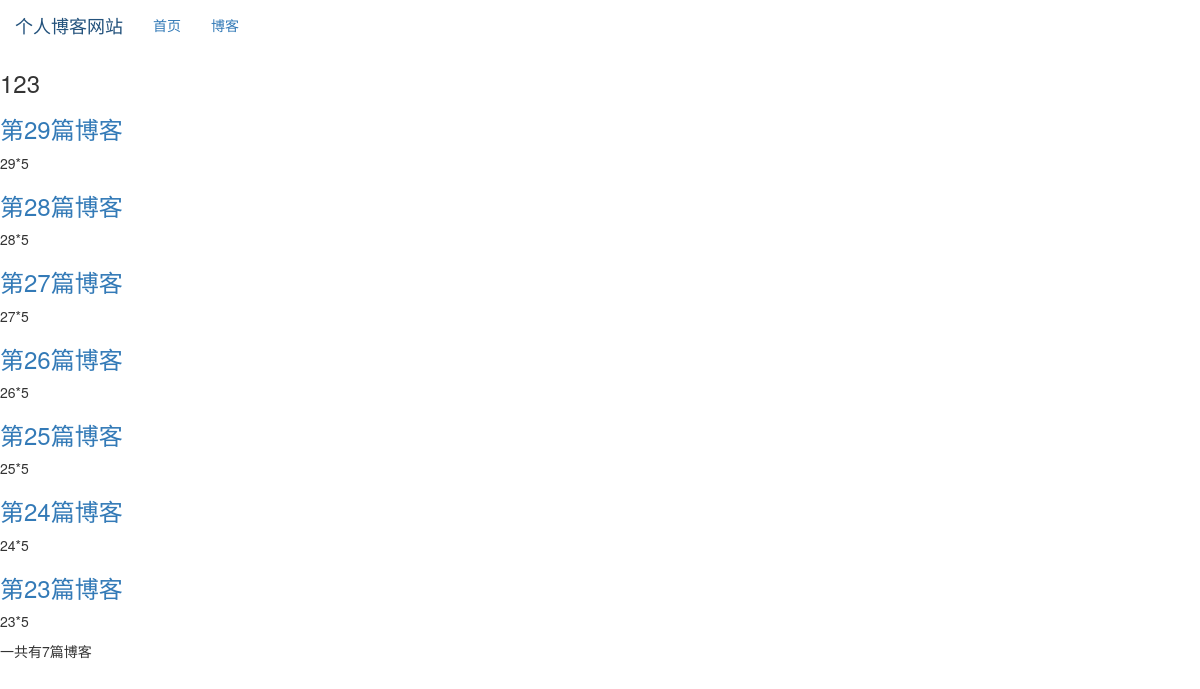
The page /blog/type/1 on the database its author committed.
### blog/models.py (models this page shows, shortened)
class BlogType(models.Model):
    type_name = models.CharField(max_length=15)

class Blog(models.Model):
    title = models.CharField(max_length=50)
    blog_type = models.ForeignKey(BlogType,on_delete=models.DO_NOTHING)
    content = RichTextUploadingField()
    author = models.ForeignKey(User,on_delete=models.DO_NOTHING)
    created_time = models.DateTimeField(auto_now_add=True)
    last_updated_time = models.DateTimeField(auto_now=True)
    class Meta:
        ordering = ['-created_time']

### blog/views.py (the view)
# urls.py: path('type/<int:type_pk>',views.blogs_with_type,name = 'blogs_with_type'),
def blogs_with_type(requset,type_pk):
    blog_type = get_object_or_404(BlogType,pk=type_pk)
    blogs_all_list = Blog.objects.filter(blog_type = blog_type)
    context = get_blog_list_common_data(requset, blogs_all_list)
    context['blog_type'] = blog_type
    return render_to_response('blog/blogs_with_type.html', context)

### blog/templates/blog/blogs_with_type.html (shortened to what this page needs)
{% extends 'base.html' %}
{% block content %}
<h3>{{ blog_type.type_name }}</h3>
    {% for blog in blogs%}
        <a href="{% url 'blog_detail' blog.pk %}">
        <h3>{{ blog.title }}</h3>
        </a>
        <p>{{ blog.content|truncatechars:30 }}</p>
        {% empty %}
        <p>----暂无博客，敬请期待----</p>
    {% endfor %}
    <p>一共有{{ blogs|length }}篇博客</p>
{% endblock %}

### static/css/base.css (style rules this page uses)
* { margin: 0; padding: 0; }
body { margin-top:70px!important; }

### rows shown on the page
BlogType: type_name "123"
Blog: title "第29篇博客", content "29*5"
Blog: title "第28篇博客", content "28*5"
Blog: title "第27篇博客", content "27*5"
Blog: title "第26篇博客", content "26*5"
Blog: title "第25篇博客", content "25*5"
Blog: title "第24篇博客", content "24*5"
Blog: title "第23篇博客", content "23*5"

### other values the page prints
{{ blogs|length }} "7"
